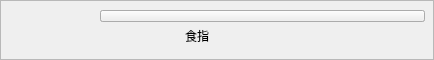
          <widget class="QFrame" name="frame_8">
           <property name="sizePolicy">
            <sizepolicy hsizetype="Preferred" vsizetype="Minimum">
             <horstretch>0</horstretch>
             <verstretch>0</verstretch>
            </sizepolicy>
           </property>
           <property name="minimumSize">
            <size>
             <width>0</width>
             <height>60</height>
            </size>
           </property>
           <property name="frameShape">
            <enum>QFrame::StyledPanel</enum>
           </property>
           <property name="frameShadow">
            <enum>QFrame::Raised</enum>
           </property>
           <widget class="QLabel" name="label_finger_swing">
            <property name="geometry">
             <rect>
              <x>170</x>
              <y>20</y>
              <width>54</width>
              <height>31</height>
             </rect>
            </property>
            <property name="font">
             <font>
              <pointsize>9</pointsize>
             </font>
            </property>
            <property name="text">
             <string>食指</string>
            </property>
            <property name="alignment">
             <set>Qt::AlignCenter</set>
            </property>
           </widget>
           <widget class="QPushButton" name="button_index_swing_out">
            <property name="geometry">
             <rect>
              <x>100</x>
              <y>10</y>
              <width>325</width>
              <height>12</height>
             </rect>
            </property>
            <property name="styleSheet">
             <string notr="true">QPushButton{border-image:url(:/res/pic/slices/pic_background.png)}</string>
            </property>
            <property name="text">
             <string/>
            </property>
           </widget>
           <widget class="QPushButton" name="button_index_swing_in">
            <property name="geometry">
             <rect>
              <x>100</x>
              <y>10</y>
              <width>325</width>
              <height>12</height>
             </rect>
            </property>
            <property name="styleSheet">
             <string notr="true">QPushButton{border-image:url(:/res/pic/slices/pic_background.png)}</string>
            </property>
            <property name="text">
             <string/>
            </property>
           </widget>
           <zorder>button_index_swing_out</zorder>
           <zorder>button_index_swing_in</zorder>
           <zorder>label_finger_swing</zorder>
          </widget>
